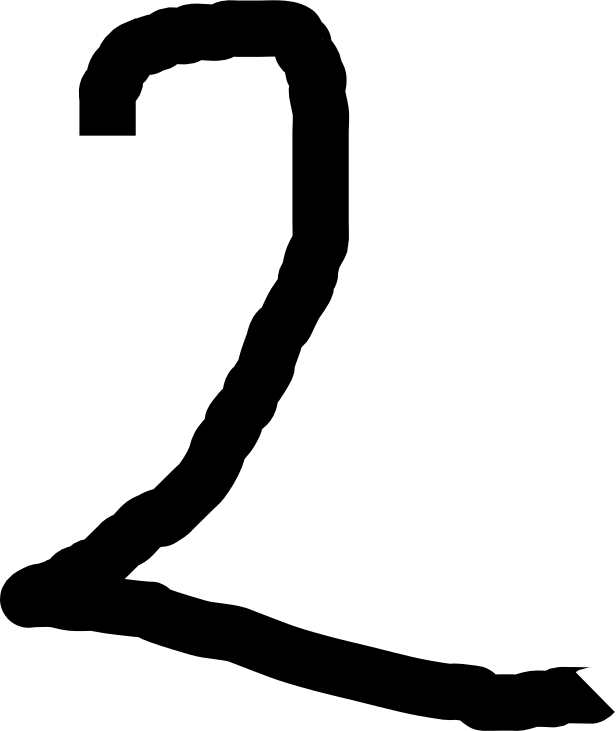
#> input picture Python/Klasfikasi_MNIST/check_data_sendiri_2.png, 616 x 731 px
$ jupyter execute --allow-errors ANN_MNIST.ipynb
#> lines starting #> are read from the running program, lines starting #| are printed output that depends on the picture
[cell 1]
import numpy as np
import scipy.io
from math import sqrt
import scipy
import matplotlib.pyplot as plt

## Definisikan fungsi

[cell 2]
# Fungsi untuk menghitung sigmoid
# [29 lines left out: functions sigmoid, sigmoidgradient, randinitialWeights, not called in this run]

## Load Data

#> (a cell that did not finish here is left out)

#> (a cell that did not finish here is left out)

## Visualisasi Data

[cell 5]
fig, axs = plt.subplots(10,10)
axs = axs.ravel()

#> (the rest of this cell did not finish here and is left out)

#> (a cell that did not finish here is left out)

#> (a cell that did not finish here is left out)

[cell 8]
# Propagasi forward
# [92 lines left out: functions forwardpropogation, backpropagation, not called in this run]

[cell 9]
import scipy.optimize

#> (a cell that did not finish here is left out)

#> (a cell that did not finish here is left out)

[cell 12]
idx_start = 90
idx_end = 91

#> (a cell that did not finish here is left out)

[cell 14]
fig, ax = plt.subplots()
#> (the rest of this cell did not finish here and is left out)

#> (a cell that did not finish here is left out)

[cell 16]
data_sendiri = plt.imread('check_data_sendiri_2.png')
#> data_sendiri is the input picture: shape (731, 616, 4) float32; mean R, G, B, A 0, 0, 0, 0.19

[cell 17]
data_sendiri.shape
#> Out = (731, 616, 4)

[cell 18]
from skimage import color
from skimage.transform import rescale, resize, downscale_local_mean

image = color.rgb2gray(data_sendiri[:,:,1:4])
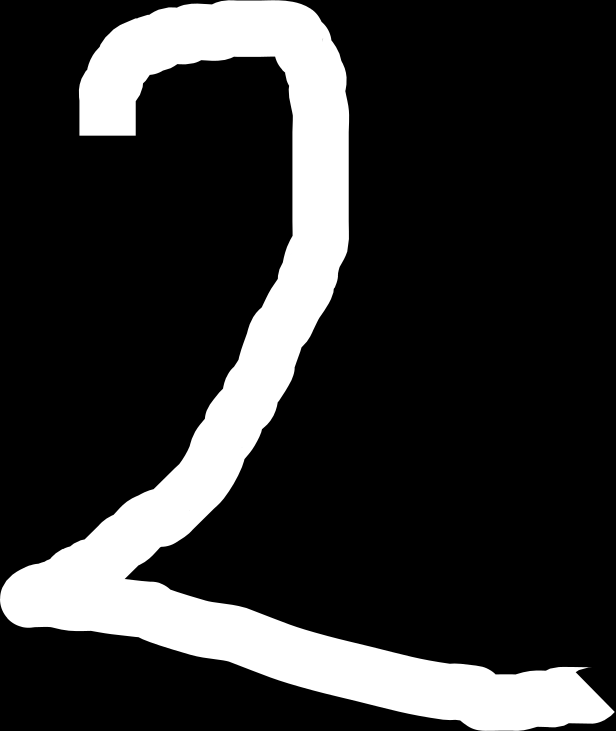
#> image: shape (731, 616) float32; min 0, max 0.0721, mean 0.0137; drawn with min black and max white
image = image/np.max(image)

[cell 19]
image_resized = resize(image, (28,28),
                       anti_aliasing=True)
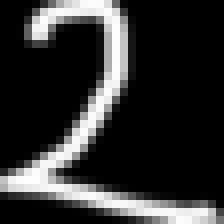
#> image_resized: shape (28, 28) float32 (shown 8 times larger); min 0, max 0.999, mean 0.19

$ run again, with Python/Klasfikasi_MNIST/check_data_sendiri.png copied over Python/Klasfikasi_MNIST/check_data_sendiri_2.png
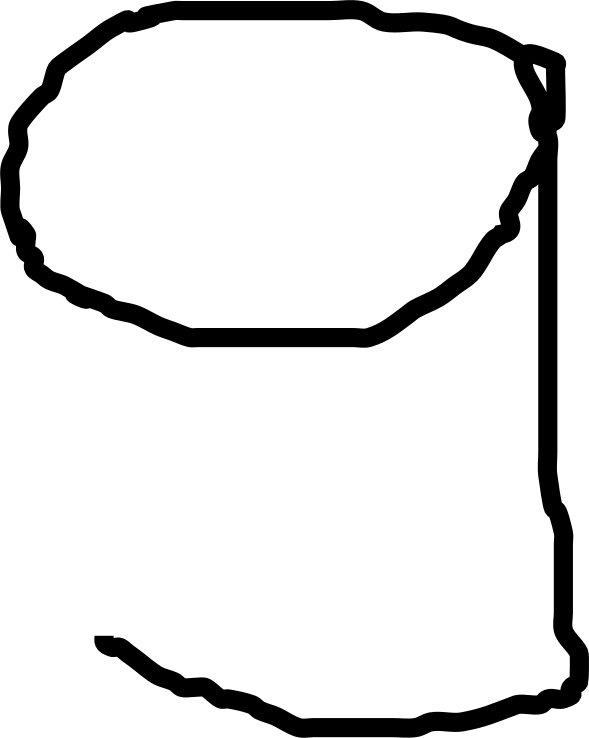
#> input picture Python/Klasfikasi_MNIST/check_data_sendiri.png, 589 x 738 px
#> data_sendiri is the input picture: shape (738, 589, 4) float32; mean R, G, B, A 0, 0, 0, 0.114
#> `image = color.rgb2gray(data_sendiri[:,:,1:4])`:
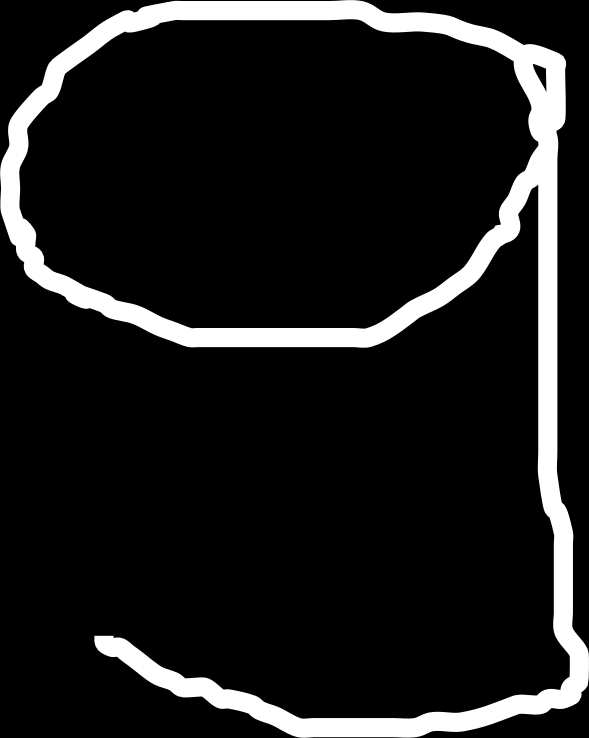
#> image: shape (738, 589) float32; min 0, max 0.0721, mean 0.00822; drawn with min black and max white
#> `image_resized = resize(image, (28,28), anti_aliasing=True)`:
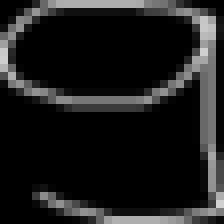
#> image_resized: shape (28, 28) float32 (shown 8 times larger); min 0, max 0.813, mean 0.115
